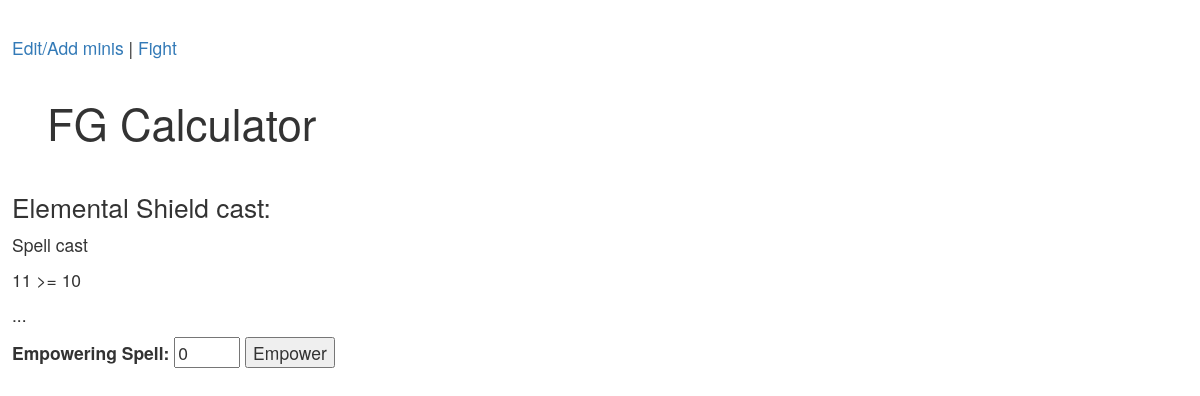
Page /cast_spell/1 on the earlier database version.
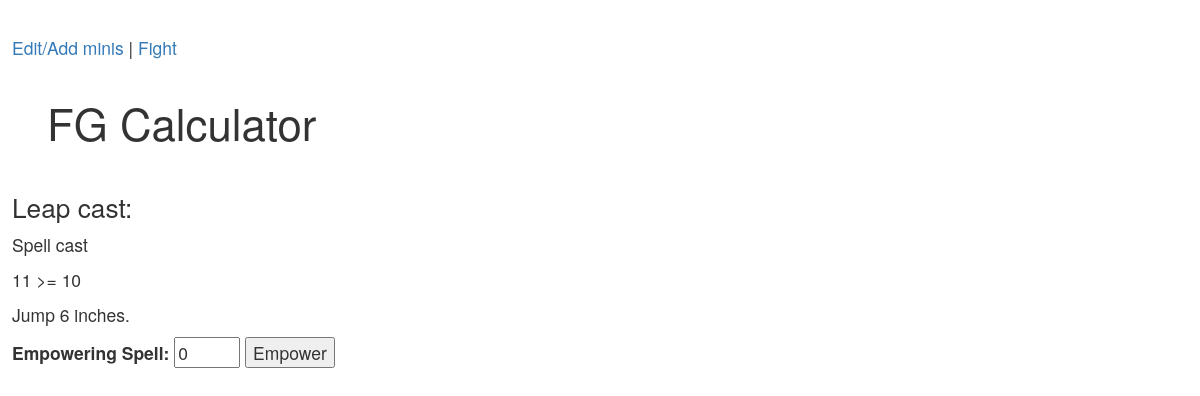
Same page on the later database version.
### tables this page shows
CREATE TABLE `spells` (
	`mini_id`	INTEGER,
	`name`	TEXT,
	`cast_value`	INTEGER,
	`description`	TEXT
);

### frostgrave.py (the view, shortened to what this page needs)
@app.route('/cast_spell/<int:spell>')
def cast_spell(spell):
    s = get_spell(spell)
    m = get_stats(s[spell_fields.index('mini_id')])
    dice = randrange(20) + 1
    diff = s[spell_fields.index('cast_value')] - dice
    cast = False
    if diff <= 0:
        cast = True
    damage = 0
    print("Dice: {}, Cast: {}, damage: {}".format(dice, cast, damage))
    return render_template('cast_results.html', spell=s, mini=m, dice=dice, cast=cast, damage=damage)

### frostgrave.py (called while the page is built)
def connect_db():
    rv = sqlite3.connect(app.config['DATABASE'])
    rv.row_factory = sqlite3.Row
    return rv

def get_db():
    if not hasattr(g, 'sqlite_db'):
        g.sqlite_db = connect_db()
    return g.sqlite_db

def get_stats(id):
    db = get_db()
    cur = db.execute("SELECT rowid, * FROM minis WHERE rowid={} AND user=\"{}\"".format(id, USER_ID))
    stats = cur.fetchall()
    if len(stats) == 1:
        return stats[0]
    else:
        print("Error retrieving min stats for id={} and user=\"{}\"".format(id, USER_ID))
        return None

def get_spell(spell):
    db = get_db()
    cur = db.execute("SELECT rowid, * FROM spells WHERE rowid={}".format(spell))
    spell = cur.fetchall()
    if len(spell) == 1:
        return spell[0]
    else:
        print("Error retrieving spell for id={} and user=\"{}\"".format(spell, USER_ID))
        return None

### templates/cast_results.html (shortened to what this page needs)
{% extends "layout.html" %}
{% block body %}
<h2>{{ spell.name }} cast:</h2>
{% if cast %}
    <p>Spell cast</p>
    <p>{{ dice }} >= {{ spell.cast_value }}</p>
    <p>{{ spell.description }}</p>
{% endif %}
<form action="{{ url_for('empowering_spell') }}" method=post>
    <label for="empowering">Empowering Spell:</label> <input type="number" id="empowering" name="empowering" min="0" max={{ mini.H }} value=0>
    <input type="submit" value="Empower">
</form>
{% endblock %}

Differences in the rows shown:
changed spells: name "Elemental Shield" → "Leap"; description "..." → "Jump 6 inches."
